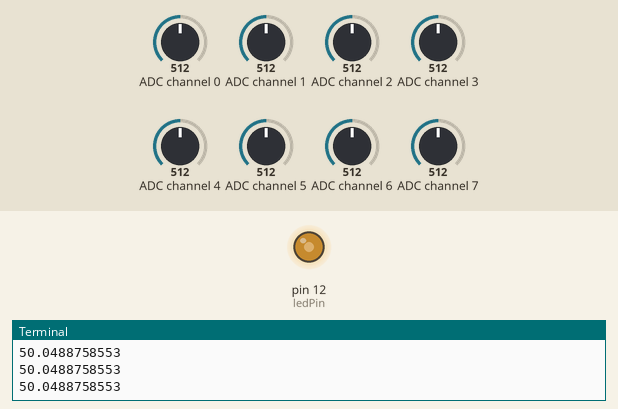
Recording of a program running on a simulated Raspberry Pi (header pin numbers). Shown: output pins drawn as LEDs (lit = HIGH), the last lines printed to the terminal. The inputs (shaded band) are chosen by the test bench; at power-on: ADC channel 0 = 512, ADC channel 1 = 512, ADC channel 2 = 512, ADC channel 3 = 512, ADC channel 4 = 512, ADC channel 5 = 512, ADC channel 6 = 512, ADC channel 7 = 512 (analog values on the 0–1023 scale).

Above: at 1.2 s.
1.3 s: ADC channel 0 set to 716
At 1.7 s:
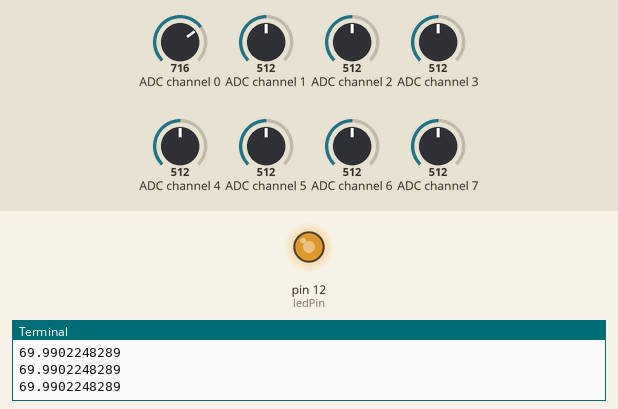
2.8 s: ADC channel 0 set to 992
At 3.5 s:
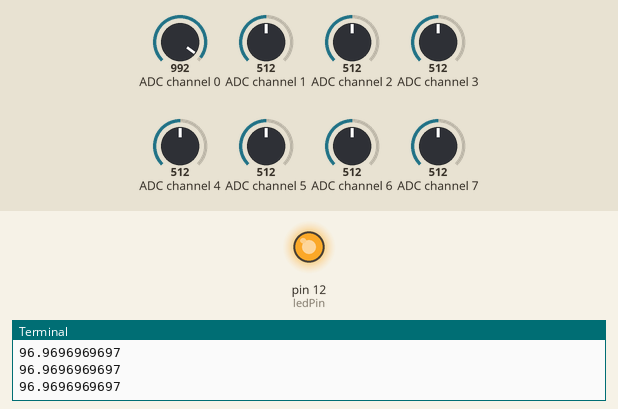
4.3 s: ADC channel 0 set to 30
At 5.2 s:
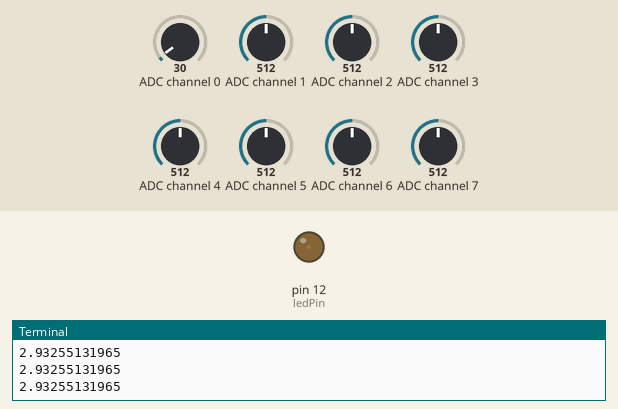
Timing chart, 0 to 7.3 s (numbered marks = the images above; inputs shaded):
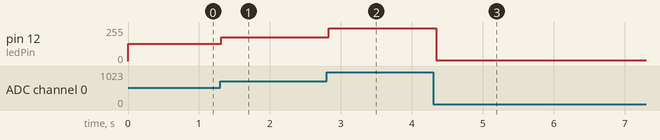

Measured:
- after the input at 1.3 s, pin 12 (ledPin): 128/255 → 178/255 at once
- after the input at 2.8 s, pin 12 (ledPin): 178/255 → 247/255 at once
- after the input at 4.3 s, pin 12 (ledPin): 247/255 → 7/255 after 0.05 s

The program:

potentiometer_led_dimmer.py
```python
import RPi.GPIO as GPIO
import Adafruit_GPIO.SPI as SPI
import Adafruit_MCP3008
import time


#Hardware SPI config (turn on SPI in raspi-config Interfaces)
SPI_PORT = 0
SPI_DEVICE = 0
mcp = None

#need to install adafruit-mcp3008
#see: https://learn.adafruit.com/raspberry-pi-analog-to-digital-converters/mcp3008
#Example from: https://github.com/adafruit/Adafruit_Python_MCP3008/blob/master/examples/simpletest.py


ledPin = 12
outputLed = None


def setup():
    global mcp
    mcp = Adafruit_MCP3008.MCP3008(spi=SPI.SpiDev(SPI_PORT, SPI_DEVICE))

    GPIO.setmode(GPIO.BOARD)  # Numbers GPIOs by physical location
    GPIO.setup(ledPin, GPIO.OUT)  # Set LedPin's mode is output

    global outputLed
    outputLed = GPIO.PWM(ledPin, 100)
    outputLed.start(0)

def loop():
    while True:
        values = read_mcp_analog()                          #returns all channels analog readings [0,1023]
        # Print the ADC values.

        global outputLed
        analogValue = (values[0]/1023.0) * 100.0
        print str(analogValue)
        outputLed.ChangeDutyCycle(analogValue);          #ChangeDutyCycle takes in a value from [0,100]
        time.sleep(0.100)                               #led can be a bit flickery


def read_mcp_analog():
    # Read all the ADC channel values in a list.
    global mcp
    values = [0] * 8
    for i in range(8):
        # The read_adc function will get the value of the specified channel (0-7).
        values[i] = mcp.read_adc(i)

    return values


def destroy():
    GPIO.cleanup()                  # Release resource

if __name__ == '__main__':     # Program start from here
    setup()
    try:
        loop()
    except KeyboardInterrupt:  # When 'Ctrl+C' is pressed, the child program destroy() will be  executed.
        destroy()
```
